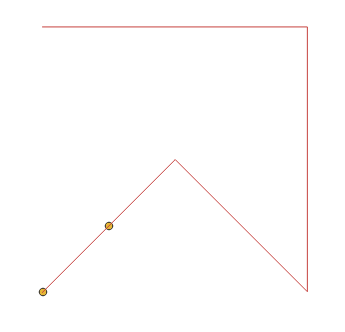

Generate this figure with Python:
import shapefile #modul
w=shapefile.Writer()  #deklarasi, dalam kurung bisa dikosongkan boleh diisi sesuai type
w.shapeType #berfungsi menjalankan code diatasnya
w.field("kolom1","C") #nama kolom
w.field("kolom2","C") #nama kolom
w.record("ngek","satu") #isi dari kolom 1 ngek, dan kolom 2 satu
w.line(parts=[[[1,5],[5,5],[5,1],[3,3],[1,1]]]) #titik koordinat
w.save("soal5") #nama file